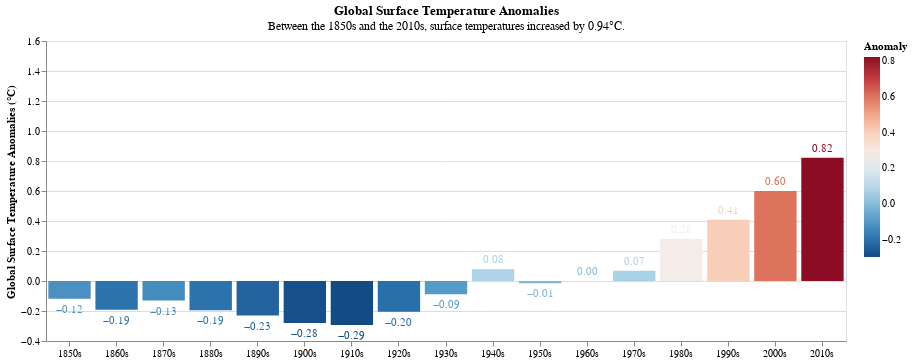

Write notebook code for a chart like this one.
### Markdown cell above
Add context.
Which context do the professionals want to gain?

* The Gap between 2010s and 1050s
* When did temperatures begin to increase?

### Code cell
chart = chart.properties(
    title=alt.TitleParams(
        text='Global Surface Temperature Anomalies',
        subtitle='Between the 1850s and the 2010s, surface temperatures increased by 0.94°C.',    
    )
)

chart + text

### Figure 1 — Vega-Lite specification as saved in the notebook (floating-point values rounded to 4 significant figures; data arrays with more than 128 entries replaced by an {"elided": "..."} marker saying what was removed)
{"config": {"view": {"continuousWidth": 300, "continuousHeight": 300}}, "layer": [{"mark": {"type": "bar"}, "encoding": {"color": {"field": "Anomaly", "scale": {"reverse": true, "scheme": "redblue"}, "type": "quantitative"}, "x": {"axis": {"labelAngle": 0, "labelExpr": "datum.value + 's'", "title": ""}, "field": "Decade", "type": "ordinal"}, "y": {"field": "Anomaly", "scale": {"domain": [-0.4, 1.5]}, "title": "Global Surface Temperature Anomalies (°C)", "type": "quantitative"}}, "title": {"text": "Global Surface Temperature Anomalies", "subtitle": "Between the 1850s and the 2010s, surface temperatures increased by 0.94°C."}, "transform": [{"filter": "year(datum.Date) < 2020"}, {"calculate": "(year(datum.Date) - year(datum.Date) % 10)", "as": "Decade"}, {"aggregate": [{"op": "mean", "field": "Anomaly", "as": "Anomaly"}], "groupby": ["Decade"]}]}, {"mark": {"type": "text", "align": "center", "baseline": "top", "dy": {"expr": "if((datum.Anomaly > 0),-15,5)"}}, "encoding": {"color": {"field": "Anomaly", "scale": {"reverse": true, "scheme": "redblue"}, "type": "quantitative"}, "text": {"aggregate": "mean", "field": "Anomaly", "format": ".2f", "type": "quantitative"}, "x": {"axis": {"labelAngle": 0, "labelExpr": "datum.value + 's'", "title": ""}, "field": "Decade", "type": "ordinal"}, "y": {"field": "Anomaly", "title": "Global Surface Temperature Anomalies (°C)", "type": "quantitative"}}, "transform": [{"filter": "year(datum.Date) < 2020"}, {"calculate": "(year(datum.Date) - year(datum.Date) % 10)", "as": "Decade"}, {"aggregate": [{"op": "mean", "field": "Anomaly", "as": "Anomaly"}], "groupby": ["Decade"]}]}], "data": {"name": "data-28cd39674868bff0586e75d109b20cd9"}, "width": 800, "$schema": "https://vega.github.io/schema/vega-lite/v5.16.3.json", "datasets": {"data-28cd39674868bff0586e75d109b20cd9": {"elided": "2092 records"}}}
